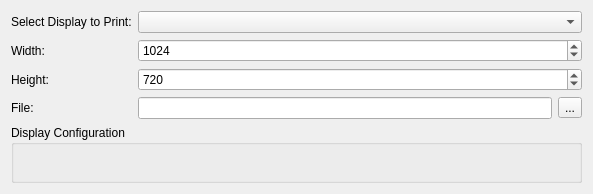
<?xml version="1.0" encoding="UTF-8"?>
<ui version="4.0">
 <class>DisplayPrintExportForm</class>
 <widget class="QWidget" name="DisplayPrintExportForm">
  <property name="geometry">
   <rect>
    <x>0</x>
    <y>0</y>
    <width>593</width>
    <height>194</height>
   </rect>
  </property>
  <property name="windowTitle">
   <string>Form</string>
  </property>
  <layout class="QVBoxLayout" name="verticalLayout">
   <item>
    <layout class="QFormLayout" name="formLayout">
     <item row="0" column="0">
      <widget class="QLabel" name="label">
       <property name="text">
        <string>Select Display to Print:</string>
       </property>
      </widget>
     </item>
     <item row="0" column="1">
      <widget class="QComboBox" name="cb_pluginName"/>
     </item>
     <item row="1" column="0">
      <widget class="QLabel" name="label_2">
       <property name="text">
        <string>Width:</string>
       </property>
      </widget>
     </item>
     <item row="2" column="0">
      <widget class="QLabel" name="label_3">
       <property name="text">
        <string>Height:</string>
       </property>
      </widget>
     </item>
     <item row="1" column="1">
      <widget class="QSpinBox" name="sb_width">
       <property name="minimum">
        <number>1</number>
       </property>
       <property name="maximum">
        <number>10000</number>
       </property>
       <property name="value">
        <number>1024</number>
       </property>
      </widget>
     </item>
     <item row="2" column="1">
      <widget class="QSpinBox" name="sb_height">
       <property name="minimum">
        <number>1</number>
       </property>
       <property name="maximum">
        <number>10000</number>
       </property>
       <property name="value">
        <number>720</number>
       </property>
      </widget>
     </item>
     <item row="3" column="0">
      <widget class="QLabel" name="label_4">
       <property name="text">
        <string>File:</string>
       </property>
      </widget>
     </item>
     <item row="3" column="1">
      <layout class="QHBoxLayout" name="horizontalLayout">
       <item>
        <widget class="QLineEdit" name="le_file">
         <property name="readOnly">
          <bool>true</bool>
         </property>
        </widget>
       </item>
       <item>
        <widget class="QToolButton" name="tb_selectFile">
         <property name="text">
          <string>...</string>
         </property>
        </widget>
       </item>
      </layout>
     </item>
    </layout>
   </item>
   <item>
    <widget class="QGroupBox" name="gb_displayConfig">
     <property name="title">
      <string>Display Configuration</string>
     </property>
    </widget>
   </item>
  </layout>
 </widget>
 <resources/>
 <connections/>
</ui>
